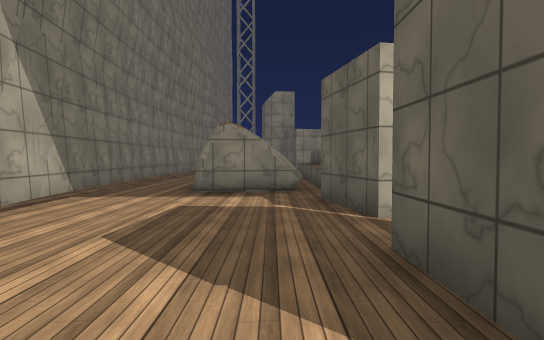
view 1 (above)

15 first-person views from a walk through a 3-D level made in the Unity game engine. The camera is 1.4 m above the floor, tilts 2° down and sees 75° across. The floor is counted in squares, 2 m on a side. Each view is taken from the middle of a square. On the plan, view 1 faces up. The plan holds only what a view shows up to about 11 squares ahead; the rest is blank. The place goes on beyond the plan. Some animated figures are left out. Surface patterns are stand-ins for the level's own textures.

view 2
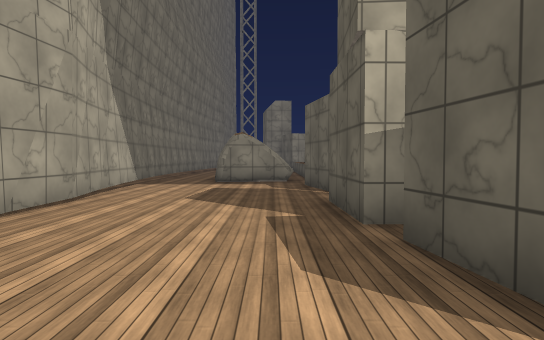

view 3
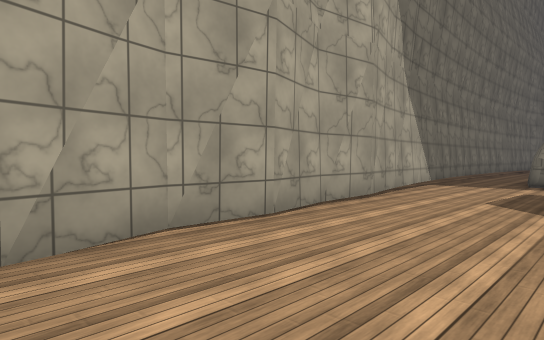

view 4
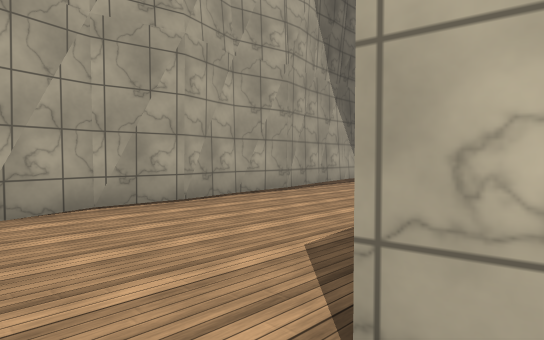

view 5
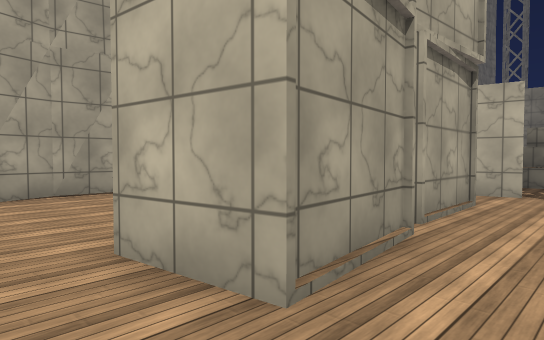

view 6
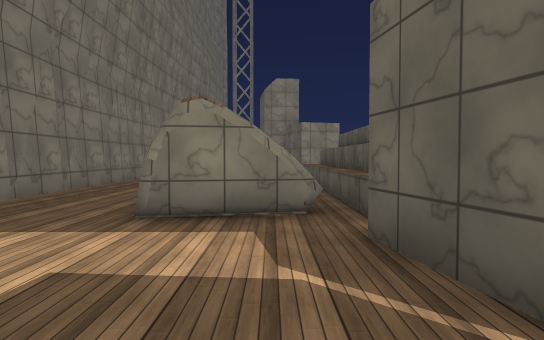

view 7
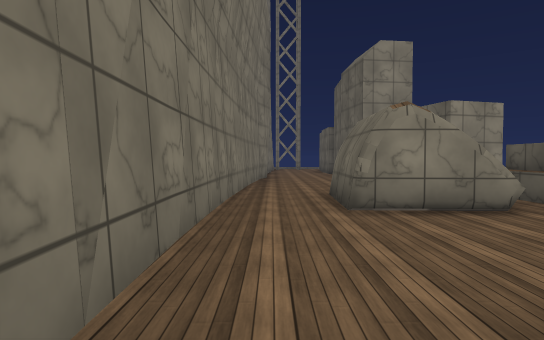

view 8
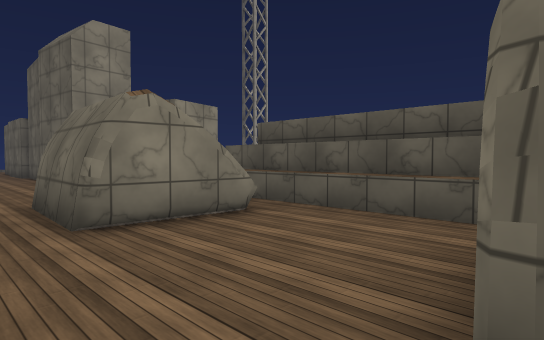

view 9
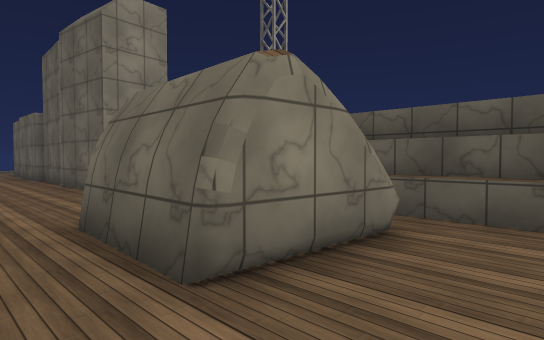

view 10
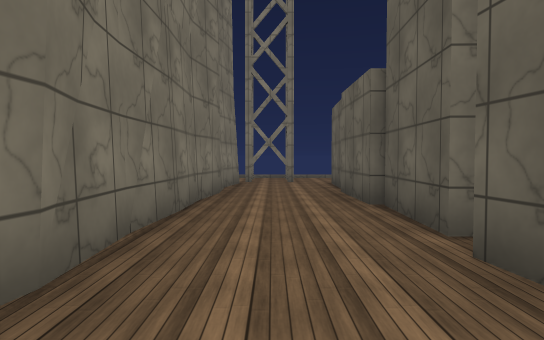

view 11
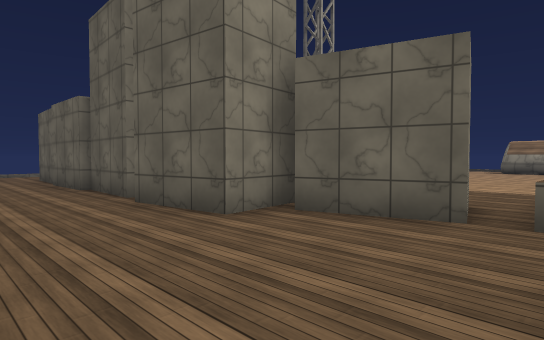

view 12
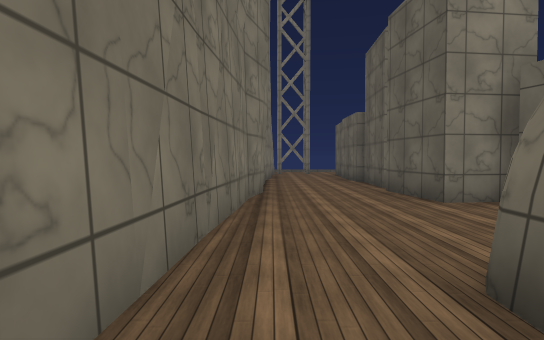

view 13
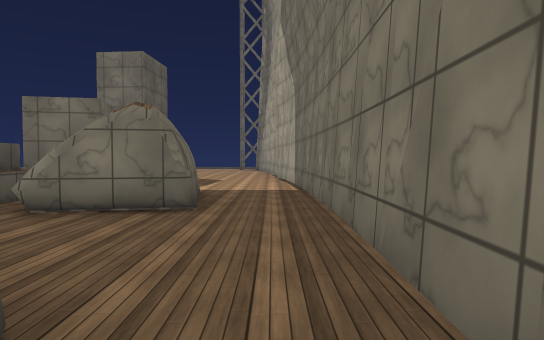

view 14
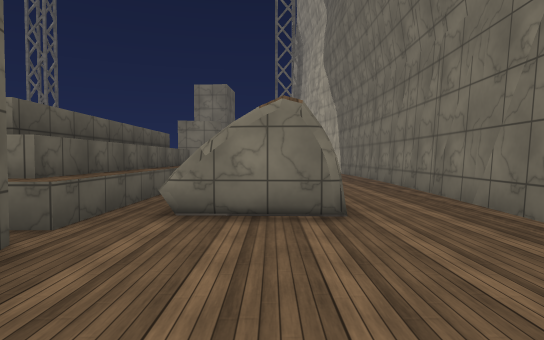

view 15
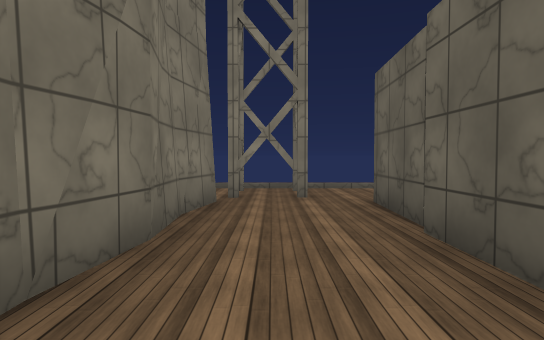

### Floor plan
Key: @ floor where view 1 was taken; # wall or solid block; . floor; / step, stairs or slope; ^ raised ledge.
Columns run from 4 left of view 1 to 10 right of it. Each row starts with its distance up from view 1.
 30  ////
 29  /...
 28  #.#.
 27  #..#
 26  #..#
 25  #..#
 24  #..#
 23  #..#
 22  #..#
 21  #..#
 20  #..#
 19  #..##
 18  #...#     ....
 17  #...##........
 16 ##.........
 15 #....^#
 14 #.###^#
 13 #.###^#
 12 #.....#
 11 #.....#
 10 #.....#
  9 #..##.#
  8 #..##.##
  7 #..#..^^
  6 # ...##.
  5 ##...##.
  4  #......
  3  #......
  2  #...##.
  1  #...##..
  0  #..@##..
 -1  #....#..
 -2  #....#..
 -3  #.......

Where each view was taken, in squares from view 1:
view 1: 0 up, 0 right, facing up
view 2: 3 down, 0 right, facing up
view 3: 3 down, 0 right, facing up-left
view 4: 3 down, 2 right, facing up-left
view 5: 3 down, 4 right, facing up-left
view 6: 3 up, 0 right, facing up
view 7: 8 up, 3 left, facing up
view 8: 9 up, 3 left, facing up-right
view 9: 11 up, 3 left, facing up-right
view 10: 18 up, 2 left, facing up
view 11: 15 up, 3 left, facing up-right
view 12: 13 up, 3 left, facing up
view 13: 14 up, 3 left, facing down
view 14: 19 up, 1 left, facing down
view 15: 22 up, 2 left, facing up
